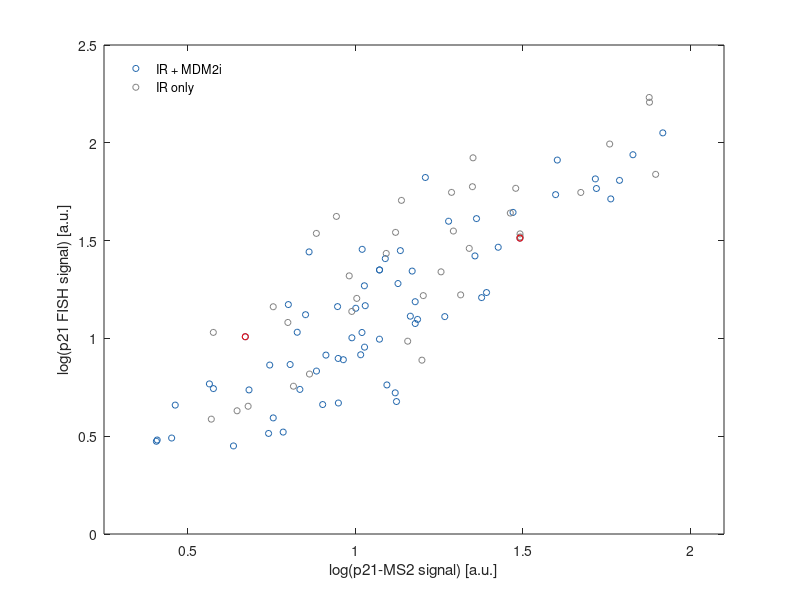

This figure's MATLAB source:
load('STEL20200131_measurements.mat');

%%
MS2 = measurements.singleCellTracks_foci{2}(:,1) ./  measurements.singleCellTracks_median{2}(:,1);
MS2_median = measurements.singleCellTracks_median{2}(:,1);
MS2_foci = measurements.singleCellTracks_foci{2}(:,1);
FISH = measurements.singleCellTracks_foci{2}(:,2) ./  measurements.singleCellTracks_median{2}(:,2);
FISH_dilated = measurements.singleCellTracks_dilated{2}(:,2);
FISH_median = measurements.singleCellTracks_median{2}(:,2);
FISH_foci = measurements.singleCellTracks_foci{2}(:,2);
solidity = measurements.singleCellTracks_solidity(:,1);
area = measurements.singleCellTracks_area(:,1);
DAPI = measurements.singleCellTracks_integrated{1}(:,1);
annotation = measurements.cellAnnotation;
%%
validCells = solidity > 0.9;
MS2 = MS2(validCells);
MS2_foci = MS2_foci(validCells);
MS2_median = MS2_median(validCells);
FISH = FISH(validCells);
FISH_dilated = FISH_dilated(validCells);
FISH_foci = FISH_foci(validCells);
FISH_median = FISH_median(validCells);
annotation = annotation(validCells,:);

[~, group_number] = ismember(annotation(:,1), unique(annotation(:,1)));

%%
BuOr = [33,102,172; 146,197,222; 253,174,97; 244,109,67] / 255;

set(0, 'DefaultFigureColor', 'w')
figure; set(gcf, 'Position', [680   809   326   289]);
scatter(log(MS2(group_number == 1)), log(FISH(group_number == 1)), 20, BuOr(1,:)); box on; hold all;
scatter(log(MS2(group_number == 2)), log(FISH(group_number == 2)), 20, [0.5, 0.5, 0.5]); box on;
scatter(log(MS2([8,24])), log(FISH([8,24])), 20, 'r'); box on;
xlabel('log(p21-MS2 signal) [a.u.]'); ylabel('log(p21 FISH signal) [a.u.]');
xlim([0.25, 2.1]);
legend({'IR + MDM2i', 'IR only'}, 'location', 'northwest'); legend boxoff;

